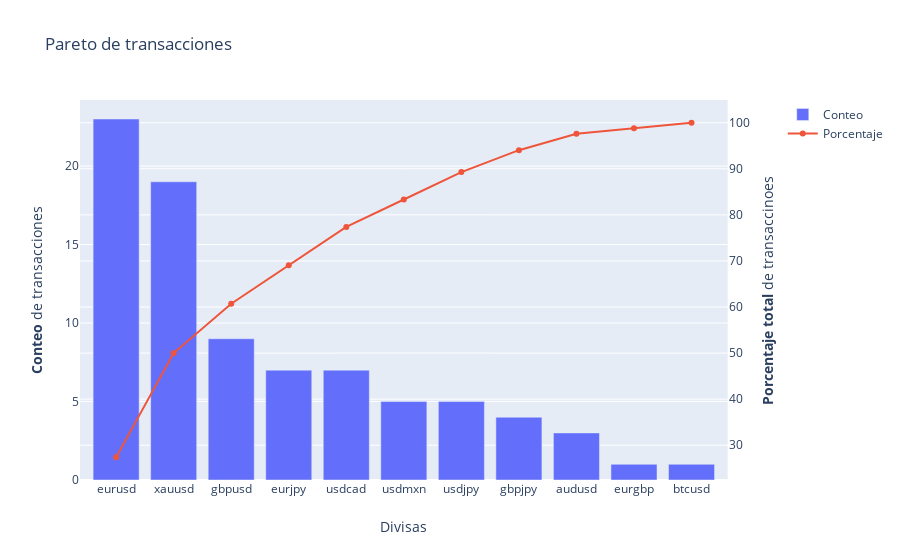

The cell this chart's notebook holds for it:
### Code cell
prueba['grafica']

### Figure 1 — Plotly figure (JSON) as saved in the notebook; plotly's stock layout.template omitted (floating-point values rounded to 4 significant figures)
{"data": [{"hovertemplate": "<i>Transacciones</i>: %{y}<br><b>Divisa</b>: %{x}<br>", "name": "Conteo", "type": "bar", "x": ["eurusd", "xauusd", "gbpusd", "eurjpy", "usdcad", "usdmxn", "usdjpy", "gbpjpy", "audusd", "eurgbp", "btcusd"], "xaxis": "x", "y": [23, 19, 9, 7, 7, 5, 5, 4, 3, 1, 1], "yaxis": "y"}, {"hovertemplate": "<i>Porcentaje de transacción acumulado</i>: %{y}<br><b>Divisa</b>: %{x}<br>", "name": "Porcentaje", "type": "scatter", "x": ["eurusd", "xauusd", "gbpusd", "eurjpy", "usdcad", "usdmxn", "usdjpy", "gbpjpy", "audusd", "eurgbp", "btcusd"], "xaxis": "x", "y": [27.38, 50, 60.71, 69.05, 77.38, 83.33, 89.29, 94.05, 97.62, 98.81, 100.0], "yaxis": "y2"}], "layout": {"title": {"text": "Pareto de transacciones"}, "xaxis": {"anchor": "y", "domain": [0, 0.94], "title": {"text": "Divisas"}}, "yaxis": {"anchor": "x", "domain": [0, 1], "title": {"text": "<b>Conteo</b> de transacciones"}}, "yaxis2": {"anchor": "x", "overlaying": "y", "side": "right", "title": {"text": "<b>Porcentaje total</b> de transaccinoes"}}}}
